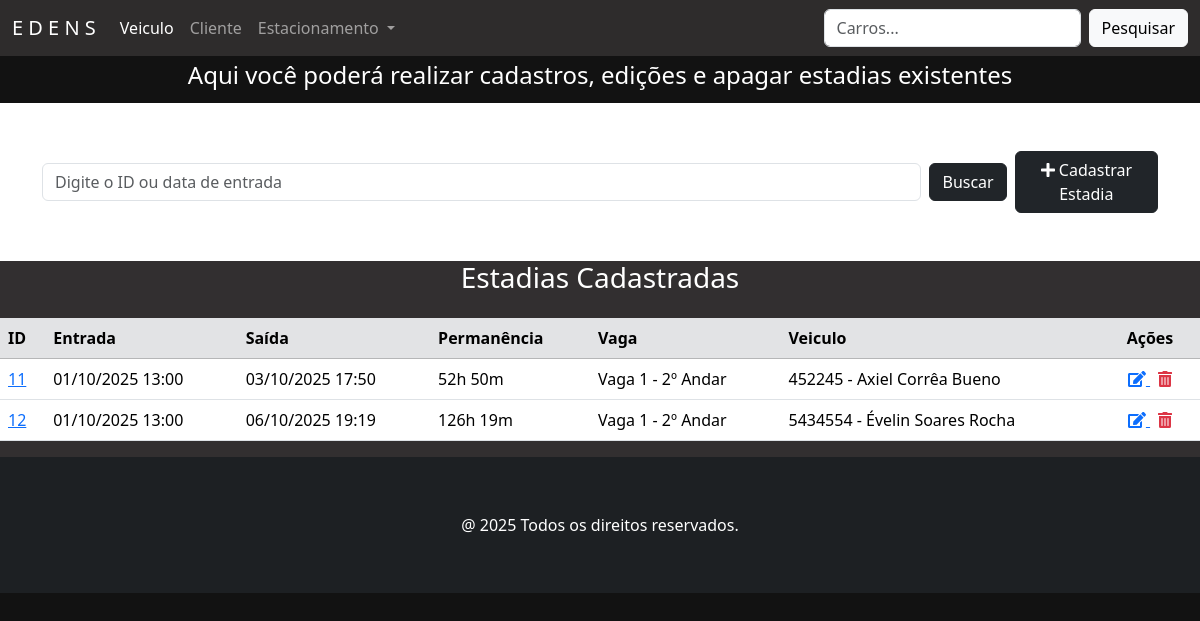
Page /estadias/ on the committed database.
### estadia/models.py (models this page shows, shortened)
class Estadia(models.Model):
    idEstadia = models.AutoField(primary_key=True, verbose_name='ID Estadia')
    entrada = models.DateTimeField('Entrada', help_text='Data e hora de entrada')
    saida = models.DateTimeField('Saída',  blank= True, null= True, help_text='Data e hora de saída')
    vaga = models.ForeignKey(
        'vaga.Vaga',
        on_delete=models.CASCADE,
        related_name='estadias',
        verbose_name='Vaga',
        help_text='Vaga que será ocupada',
        blank=True,
        null=True,
    )
    veiculo = models.ForeignKey(
        'veiculo.Veiculo',
        on_delete=models.CASCADE,
        related_name='estadias',
        verbose_name='Veículo',
        help_text='Veiculo para ser estacionado',
        blank=True,
        null=True,
    )
    class Meta:
        verbose_name = 'Estadia'
        verbose_name_plural = 'Estadias'
        constraints = [
            models.UniqueConstraint(
                fields=['vaga'],
                condition=models.Q(saida__isnull=True),
                name='unique_vaga_ativa'
            ),
            models.UniqueConstraint(
                fields=['veiculo'],
                condition=models.Q(saida__isnull=True),
                name='unique_veiculo_ativo'
            ),
        ]
    @property
    def permanencia(self):
        if self.entrada and self.saida:
            delta = self.saida - self.entrada
            horas, resto = divmod(delta.total_seconds(), 3600)
            minutos, segundos = divmod(resto, 60)
            return f"{int(horas)}h {int(minutos)}m"
        return "Em andamento"

### vaga/models.py (models this page shows)
class Vaga(models.Model):
    ANDAR_CHOICES = [
        ('A', '1º Andar'),
        ('B', '2º Andar'),
        ('C', '3º Andar'),
    ]
    TAMANHO_CHOICES = [
        ('Pequeno', 'Pequeno'),
        ('Médio', 'Medio'),
        ('Grande', 'Grande'),
    ]
    numero = models.CharField('Número', max_length=10, help_text='Número da vaga')
    tamanho = models.CharField('Tamanho', max_length=20, choices=TAMANHO_CHOICES, help_text='Tamanho da vaga (ex: Pequena, Média, Grande)')
    andar = models.CharField('Andar', max_length=1, choices=ANDAR_CHOICES, help_text='Andar da vaga')
    class Meta:
        verbose_name = 'Vaga'
        verbose_name_plural = 'Vagas'
        constraints = [
            models.UniqueConstraint(fields=['numero', 'andar'], name='unique_numero_andar')
        ]
    def __str__(self):
        return f'Vaga {self.numero} - {self.get_andar_display()}'

### veiculo/models.py (models this page shows)
class Veiculo(models.Model):
    placa = models.CharField('Placa', max_length=10, unique=True, help_text='Placa do veículo')
    tipo = models.CharField('Tipo de Veículo', max_length=20, choices=TIPO_VEICULO)
    dono = models.ForeignKey(Cliente, on_delete=models.CASCADE, related_name='veiculos', default=1)
    class Meta:
        verbose_name = 'Veículo'
        verbose_name_plural = 'Veículos'
    def __str__(self):
        return f"{self.placa} - {self.dono.nome}"

### pessoa/models.py (models this page shows, shortened)
class Pessoa(models.Model):
    nome = models.CharField('Nome', max_length=50, help_text='Nome completo')
    cpf = models.CharField('CPF', max_length=11, help_text='CPF completo', unique=True)
    fone = models.CharField('Fone', max_length=11, help_text='Número de telefone', unique=True)
    email = models.EmailField('Email', max_length=100, unique=True, null=True, blank=True)
    class Meta:
        abstract = True

class Cliente(Pessoa):
    endereco = models.CharField('Endereço', max_length=100, help_text='Endereço Completo')
    class Meta:
        verbose_name = 'Cliente'
        verbose_name_plural = 'Clientes'

### estadia/views.py (the view)
# urls.py: path('estadias/', EstadiaView.as_view(), name='estadias'),
class EstadiaView(ListView):
    model = Estadia
    template_name = 'estadia.html'
    def get_queryset(self):
        buscar = self.request.GET.get('buscar')
        qs = super().get_queryset()
        if buscar:
            qs = qs.filter(idEstadia__icontains=buscar) | qs.filter(entrada__icontains=buscar)
        if qs.exists():
            paginator = Paginator(qs, 10)
            listagem = paginator.get_page(self.request.GET.get('page'))
            return listagem
        else:
            messages.info(self.request, 'Não existem estadias cadastradas.')
            return Estadia.objects.none()

### estadia/templates/estadia.html (shortened to what this page needs)
{% extends 'principal.html' %}
{% load django_bootstrap5 %}
{% load static %}
{% block content %}
    <div class="contaier-flex text-center text-white" style="background-color: #121212; padding: 5px">
        <h4>Aqui você poderá realizar cadastros, edições e apagar estadias existentes</h4>
    </div>
    <section class="section">
        <div class="container mb-5 mt-5">
            <form action="" method="GET" class="d-flex justify-content-start align-items-center gap-2">
                <input class="form-control" type="text" name="buscar" value="{{ request.GET.buscar }}"
                       placeholder="Digite o ID ou data de entrada" style="max-width: 900px;">
                <button type="submit" class="btn btn-dark">Buscar</button>
                <a href="{% url 'estadia_adicionar' %}" class="btn btn-dark">
                    <i class="fas fa-plus"></i> Cadastrar Estadia
                </a>
            </form>
        </div>
    </section>
    {% if object_list %}
        <div class="card-body" style="background-color: #322f30">
            <h3 class="text-center text-white mb-4">Estadias Cadastradas</h3>
            <div class="table-responsive">
                <table class="table table-hover">
                    <thead class="table-secondary">
                    <tr>
                        <th>ID</th>
                        <th>Entrada</th>
                        <th>Saída</th>
                        <th>Permanência</th>
                        <th>Vaga</th>
                        <th>Veiculo</th>
                        <th style="width: 100px; text-align: center">Ações</th>
                    </tr>
                    </thead>
                    <tbody>
                    {% for estadia in object_list %}
                        <tr>
                            <td>
                                <a href="#" data-bs-toggle="modal" data-bs-target="#modal{{ estadia.idEstadia }}">
                                    {{ estadia.idEstadia }}
                                </a>
                            </td>
                            <td>{{ estadia.entrada|date:"d/m/Y H:i" }}</td>
                            <td>{{ estadia.saida|date:"d/m/Y H:i" }}</td>
                            <td>{{ estadia.permanencia }}</td>
                            <td>{{ estadia.vaga }}</td>
                            <td>{{ estadia.veiculo }}</td>
                            <td class="text-center">
                                <a href="{% url 'estadia_editar' estadia.pk %}" class="me-2" title="Editar">
                                    <i class="fas fa-edit"></i>
                                </a>
                                <a href="{% url 'estadia_apagar' estadia.pk %}" title="Apagar" class="text-danger">
                                    <i class="fas fa-trash-alt"></i>
                                </a>
                            </td>
                        </tr>
                    {% endfor %}
                    </tbody>
                </table>
            </div>
        </div>
    {% else %}
        <p class="text-center mt-4">Nenhuma estadia encontrada.</p>
    {% endif %}
{% endblock %}

### static/css/estilos.css (style rules this page uses)
body:not(.navbar-custom) { background-color: #121212; }

### rows in the picture
Estadia: idEstadia "11", entrada "01/10/2025 13:00", saida "03/10/2025 17:50", permanencia "52h 50m", vaga "Vaga 1 - 2º Andar", veiculo "452245 - Axiel Corrêa Bueno"
Estadia: idEstadia "12", entrada "01/10/2025 13:00", saida "06/10/2025 19:19", permanencia "126h 19m", vaga "Vaga 1 - 2º Andar", veiculo "5434554 - Évelin Soares Rocha"
